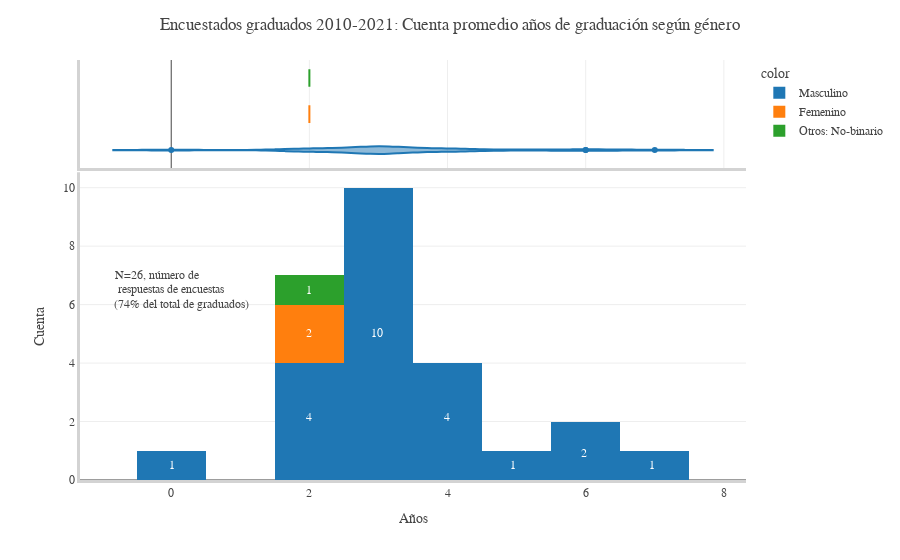

The cell this chart's notebook holds for it:
### Markdown cell above
## ¿Cuál es el tiempo promedio en graduarse los encuestados?
### Expresado en <span style="color:#AC1212">*cuentas*</span>:

### Code cell
path_file_sorted    = 'egresados_sorted.xlsx'
visual_time(path_file_sorted)

### Figure 1 — Plotly figure (JSON) as saved in the notebook; plotly's stock layout.template omitted (floating-point values rounded to 4 significant figures)
{"data": [{"alignmentgroup": "True", "bingroup": "x", "hovertemplate": "color=Masculino<br>T_Grad=%{x}<br>count=%{y}<extra></extra>", "legendgroup": "Masculino", "marker": {"color": "#1F77B4"}, "name": "Masculino", "offsetgroup": "Masculino", "orientation": "v", "showlegend": true, "type": "histogram", "x": [6, 4, 3, 3, 3, 3, 3, 4, 4, 7, 2, 3, 3, 2, 6, 3, 3, 5, 2, 4, 3, 0, 2], "xaxis": "x", "yaxis": "y"}, {"alignmentgroup": "True", "hovertemplate": "color=Masculino<br>T_Grad=%{x}<extra></extra>", "legendgroup": "Masculino", "marker": {"color": "#1F77B4"}, "name": "Masculino", "offsetgroup": "Masculino", "scalegroup": "x", "showlegend": false, "type": "violin", "x": [6, 4, 3, 3, 3, 3, 3, 4, 4, 7, 2, 3, 3, 2, 6, 3, 3, 5, 2, 4, 3, 0, 2], "xaxis": "x2", "yaxis": "y2"}, {"alignmentgroup": "True", "bingroup": "x", "hovertemplate": "color=Femenino<br>T_Grad=%{x}<br>count=%{y}<extra></extra>", "legendgroup": "Femenino", "marker": {"color": "#FF7F0E"}, "name": "Femenino", "offsetgroup": "Femenino", "orientation": "v", "showlegend": true, "type": "histogram", "x": [2, 2], "xaxis": "x", "yaxis": "y"}, {"alignmentgroup": "True", "hovertemplate": "color=Femenino<br>T_Grad=%{x}<extra></extra>", "legendgroup": "Femenino", "marker": {"color": "#FF7F0E"}, "name": "Femenino", "offsetgroup": "Femenino", "scalegroup": "x", "showlegend": false, "type": "violin", "x": [2, 2], "xaxis": "x2", "yaxis": "y2"}, {"alignmentgroup": "True", "bingroup": "x", "hovertemplate": "color=Otros: No-binario<br>T_Grad=%{x}<br>count=%{y}<extra></extra>", "legendgroup": "Otros: No-binario", "marker": {"color": "#2CA02C"}, "name": "Otros: No-binario", "offsetgroup": "Otros: No-binario", "orientation": "v", "showlegend": true, "type": "histogram", "x": [2], "xaxis": "x", "yaxis": "y"}, {"alignmentgroup": "True", "hovertemplate": "color=Otros: No-binario<br>T_Grad=%{x}<extra></extra>", "legendgroup": "Otros: No-binario", "marker": {"color": "#2CA02C"}, "name": "Otros: No-binario", "offsetgroup": "Otros: No-binario", "scalegroup": "x", "showlegend": false, "type": "violin", "x": [2], "xaxis": "x2", "yaxis": "y2"}], "layout": {"annotations": [{"font": {"color": "white", "size": 12}, "showarrow": false, "text": "1", "textangle": 0, "x": 0.145, "xanchor": "right", "xref": "paper", "y": 0.016, "yref": "paper"}, {"font": {"color": "white", "size": 12}, "showarrow": false, "text": "4", "textangle": 0, "x": 0.351, "xanchor": "right", "xref": "paper", "y": 0.13, "yref": "paper"}, {"font": {"color": "white", "size": 12}, "showarrow": false, "text": "2", "textangle": 0, "x": 0.351, "xanchor": "right", "xref": "paper", "y": 0.35, "yref": "paper"}, {"font": {"color": "white", "size": 12}, "showarrow": false, "text": "1", "textangle": 0, "x": 0.351, "xanchor": "right", "xref": "paper", "y": 0.453, "yref": "paper"}, {"font": {"color": "white", "size": 12}, "showarrow": false, "text": "10", "textangle": 0, "x": 0.458, "xanchor": "right", "xref": "paper", "y": 0.35, "yref": "paper"}, {"font": {"color": "white", "size": 12}, "showarrow": false, "text": "4", "textangle": 0, "x": 0.558, "xanchor": "right", "xref": "paper", "y": 0.13, "yref": "paper"}, {"font": {"color": "white", "size": 12}, "showarrow": false, "text": "1", "textangle": 0, "x": 0.658, "xanchor": "right", "xref": "paper", "y": 0.016, "yref": "paper"}, {"font": {"color": "white", "size": 12}, "showarrow": false, "text": "2", "textangle": 0, "x": 0.764, "xanchor": "right", "xref": "paper", "y": 0.046, "yref": "paper"}, {"font": {"color": "white", "size": 12}, "showarrow": false, "text": "1", "textangle": 0, "x": 0.867, "xanchor": "right", "xref": "paper", "y": 0.016, "yref": "paper"}, {"arrowhead": 1, "showarrow": false, "text": "N=26, número de", "x": -0.2, "y": 7}, {"arrowhead": 1, "showarrow": false, "text": "respuestas de encuestas", "x": 0, "y": 6.5}, {"arrowhead": 1, "showarrow": false, "text": "(74% del total de graduados)", "x": 0.15, "y": 6}], "barmode": "relative", "font": {"family": "Rockwell", "size": 12}, "legend": {"title": {"text": "color"}, "tracegroupgap": 0}, "margin": {"t": 60}, "title": {"text": "Encuestados graduados 2010-2021: Cuenta promedio años de graduación según género"}, "xaxis": {"anchor": "y", "domain": [0, 1], "linecolor": "lightgrey", "linewidth": 3, "showline": true, "title": {"text": "Años"}}, "xaxis2": {"anchor": "y2", "domain": [0, 1], "linecolor": "lightgrey", "linewidth": 3, "matches": "x", "showgrid": true, "showline": true, "showticklabels": false}, "yaxis": {"anchor": "x", "domain": [0, 0.7326], "linecolor": "lightgrey", "linewidth": 3, "showline": true, "title": {"text": "Cuenta"}}, "yaxis2": {"anchor": "x2", "domain": [0.7426, 1], "linecolor": "lightgrey", "linewidth": 3, "matches": "y2", "showgrid": false, "showline": true, "showticklabels": false, "ticks": ""}}}
